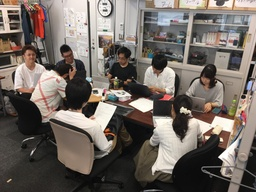
//> input picture image/InICL1280.jpg, 256 x 192 px, shrunk from 1280 x 960 before the run
$ ./sp9-skeleton ../image/InICL1280.jpg out.png   (built with g++ and OpenCV 4)
//> lines starting //> are read from the running program, lines starting //| are printed output that depends on the picture; after the words box and inside, x2 and y2 are one past the last pixel; in counts of white or black regions, pixels touching at a corner belong together
/*
Author              :D.Kuwahara, modified by K.Nakajima
First Created date  :2018/10/31, modified 2018/11/06
Version             :1.1
Contents(Japanese)  :細線化処理を行うプログラム
*/
#include<opencv2/opencv.hpp>
#include<iostream>
using namespace std;

/*データ型を作成*/
typedef vector<vector<uchar>> Filter;   //3*3のフィルタを格納するデータ型

/*関数プロトタイプ*/

//入力されたMatデータにおける，注目画素(x,y)の周囲3*3に存在するフィルタをvectorに入れて返す関数
inline void extractFilter(const int x, const int y, const cv::Mat &src, Filter &dst);

//入力されたフィルタ2種類が同じかどうかを比較する関数
inline bool compareFilter(const Filter &p1, const Filter &p2, const unsigned char wildNumber);

//削除される対象のピクセルであるかを確認する関数
inline bool isdeletePixel(const int x, const int y, const cv::Mat &src,
        const vector<Filter> &deletePattern,const vector<Filter> &undeletePattern);

//並列法を用いて細線化を行う関数
inline void skeleton(const cv::Mat &Image, cv::Mat &dst);

/*関数実装*/
int main(int argc, char* argv[])
{
	if(argc < 3){
        cerr << "引数は3個以上必要です．" << endl << "使用例:" << argv[0] << " input.jpg output.jpg" << endl;
		return -1;
	}
	// 画像の読み込み
	cv::Mat grayimg = cv::imread(argv[1], cv::IMREAD_GRAYSCALE);
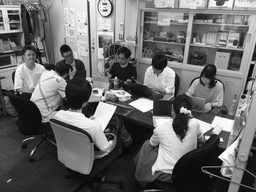
//> grayimg: 192 rows x 256 cols, CV_8UC1; min 0, max 255, mean 106.6
	if( grayimg.empty() ){
		cout << "can't read " << argv[1] << endl;
		return -1;
	}
    /*念のための2値化*/
    cv::Mat binary;
    cv::threshold(grayimg, binary, 128, 255, cv::THRESH_BINARY);
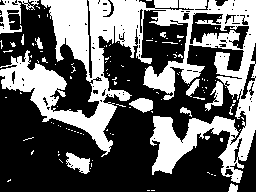
//> binary: 192 rows x 256 cols, CV_8UC1; 39.1% white; 119 white regions (107 under 20 px), largest, box (x1, y1, x2, y2) and area: (0, 0, 256, 183) 17205, (0, 0, 39, 34) 493, (66, 152, 90, 174) 303

    /*画像の細線化*/
    cv::Mat output;
    skeleton(binary, output);

    /*画像の表示*/
    cv::imshow("Input", grayimg);
    cv::imshow("Binary", binary);
    cv::imshow("Skelton", output);
    /*キーが押されるまで待機*/
    cv::waitKey();
    /*作成した細線化画像の保存*/
    cv::imwrite(string(argv[2]), output);
    return 0;
}

/*
入力されたMatデータにおける，注目画素(x,y)の周囲3*3に存在するフィルタをvectorに入れて返す関数
引数    x               :注目画素のx座標
引数    y               :注目画素のy座標
引数    src             :フィルタを取り出すMatデータ
引数    dst             :フィルタを格納する変数(格納順番はy,x)
*/
inline void extractFilter(const int x, const int y, const cv::Mat &src, Filter &dst){
    /*フィルタの取り出し*/
    for(int i=y-1;i<=y+1;i++){
        const unsigned char* p=src.ptr(i);
        for(int j=x-1;j<=x+1;j++){
            dst[i-y+1][j-x+1]=p[j];
        }
    }
}

/*
入力されたフィルタ2種類が同じかどうかを比較する関数
引数    p1              :１つ目の比較するフィルタ
引数    p2              :２つ目の比較するフィルタ
引数    wildNumber      :なんの数字が来ても正しいと判定される数
戻り値                  :p1,p2が同じであればtrue,そうでなければfalseを返す
*/
inline bool compareFilter(const Filter &p1, const Filter &p2, const unsigned char wildNumber){
    /*同じデータか確認*/
    for(int i=0;i<(int)p1.size();i++){
        for(int j=0;j<(int)p1[i].size();j++){
            //ワイルドナンバーでない　かつ　2つのフィルタの値が違う場合には，falseを返す
            if(p1[i][j]!=p2[i][j] && p1[i][j]!=wildNumber && p2[i][j]!=wildNumber) return false;
        }
    }
    return true;
}

/*
削除される対象のピクセルであるかを確認する
引数    x               :注目画素のx座標
引数    y               :注目画素のy座標
引数    src             :変換元の2値(0,255)画像データを格納するMat
引数    deletePattern   :削除対象となるフィルタパターン
引数    undeletePattern :削除対象となったフィルタで，削除しない場合のフィルタパターン
戻り値                  :trueは削除対象，falseは削除対象ではない
*/
inline bool isdeletePixel(const int x, const int y, const cv::Mat &src,
        const vector<Filter> &deletePattern,const vector<Filter> &undeletePattern){
    Filter filter{                //フィルタ格納用変数
        {100,100,100},
        {100,100,100},
        {100,100,100}
    };
    //注目画素からフィルタを抽出
    extractFilter(x,y,src,filter);
    //削除パターンとのマッチング
    bool match_flag=false;
    //削除する場合のフィルタとマッチするか?
    for(int i=0;i<(int)deletePattern.size();i++){
        //ワイルドナンバーを127に設定して削除する場合のフィルタとマッチするかを確認する
       if(compareFilter(filter,deletePattern[i],127)){
           match_flag=true;
       }
    }
    if(!match_flag) return false;
    //例外的に削除しないフィルタに合致していないか
    for(int i=0;i<(int)undeletePattern.size();i++){
        //ワイルドナンバーを127に設定して削除する場合のフィルタとマッチするかを確認する
        if(compareFilter(filter,undeletePattern[i],127)) return false;
    }
    return true;
}

/*
並列法を用いて細線化を行う関数
引数    src             :変換元の2値(0,255)画像データを格納するMat
引数    dst             :変換後の画像データを格納するMat
*/
inline void skeleton(const cv::Mat &src, cv::Mat &dst){
    /*引数の処理*/
    if(src.empty()){
        //引数が空の場合
        cerr << __func__ << ":引数が空です．" << endl;
    }
    /*削除する場合のフィルタを格納した定数を定義 array[Y座標][X座標]でアクセス可能*/
    const vector<Filter> deleteFilter1{
        {
            {127,255,127},
            {127,  0,127},
            {127,127,127}
        },
        {
            {127,127,127},
            {127,  0,255},
            {127,127,127}
        }

    };
    const vector<Filter> deleteFilter2{
        {
            {127,127,127},
            {127,  0,127},
            {127,255,127}
        },
        {
            {127,127,127},
            {255,  0,127},
            {127,127,127}
        }

    };

    /*削除する場合の例外のフィルタを格納した定数を定義 array[Y座標][X座標]でアクセス可能*/
    const vector<Filter> undeleteFilter1{
        {
            {127,255,127},
            {127,  0,  0},
            {127,  0,255}
        },
        {
            {255,  0,127},
            {  0,  0,255},
            {127,127,127}
        },
        {
            {127,127,127},
            {255,  0,255},
            {127,  0,127}
        },
        {
            {127,255,127},
            {  0,  0,127},
            {127,255,127}
        },
        {
            {127,  0,127},
            {255,  0,255},
            {127,127,127}
        },
        {
            {127,255,127},
            {127,  0,  0},
            {127,255,127}
        },
        {
            {127,127,127},
            {255,  0,127},
            {  0,255,127}
        },
        {
            {  0,255,127},
            {255,  0,127},
            {127,127,127}
        },
        {
            {127,255,  0},
            {127,  0,255},
            {127,127,127}
        },
        {
            {127,127,127},
            {127,  0,255},
            {127,255,  0}
        },
        {
            {255,  0,255},
            {  0,  0,  0},
            {255,127,255}
        },
        {
            {255,  0,255},
            {127,  0,  0},
            {255,  0,255}
        },
        {
            {255,127,255},
            {  0,  0,  0},
            {255,  0,255}
        },
        {
            {255,  0,255},
            {  0,  0,127},
            {255,  0,255}
        }
    };
    const vector<Filter> undeleteFilter2{
        {
            {255,  0,127},
            {  0,  0,127},
            {127,255,127}
        },
        {
            {127,127,127},
            {255,  0,  0},
            {127,  0,255}
        },
        {
            {127,127,127},
            {255,  0,255},
            {127,  0,127}
        },
        {
            {127,255,127},
            {  0,  0,127},
            {127,255,127}
        },
        {
            {127,  0,127},
            {255,  0,255},
            {127,127,127}
        },
        {
            {127,255,127},
            {127,  0,  0},
            {127,255,127}
        },
        {
            {127,127,127},
            {255,  0,127},
            {  0,255,127}
        },
        {
            {  0,255,127},
            {255,  0,127},
            {127,127,127}
        },
        {
            {127,255,  0},
            {127,  0,255},
            {127,127,127}
        },
        {
            {127,127,127},
            {127,  0,255},
            {127,255,  0}
        },
        {
            {255,  0,255},
            {  0,  0,  0},
            {255,127,255}
        },
        {
            {255,  0,255},
            {127,  0,  0},
            {255,  0,255}
        },
        {
            {255,127,255},
            {  0,  0,  0},
            {255,  0,255}
        },
        {
            {255,  0,255},
            {  0,  0,127},
            {255,  0,255}
        }
    };
    /*細線化処理*/
    cv::Mat verification;               //検証用画像
    cv::Mat renewal=src.clone();        //更新用画像
    bool end_flag=false;            //細線化処理の終了フラグが格納される変数
    while(!end_flag){
        end_flag=true;
        //更新用画像を検証用画像にコピー
        verification=renewal.clone();
        //上と右から検索する場合
        for(int y=1;y<verification.rows-1;y++){
            for(int x=verification.cols-2;x>=1;x--){
                //注目画素が白の場合には，次の画素へと移動する
                if( (verification.ptr(y))[x] != 0 ) continue;
                //削除条件してよい画素か確認
                if(isdeletePixel(x,y,verification,deleteFilter1,undeleteFilter1)){
                    //注目画素を白画素に変換
                    (renewal.ptr(y))[x] = 255;
                    //1つ以上の画素が変更されたので終了しない
                    end_flag=false;
                }
            }
        }
        //上と右からの探査で変更箇所が存在しない場合には，処理を終了
        if(end_flag) break;
        end_flag=true;
        //更新用画像を検証用画像にコピー
        verification=renewal.clone();
        //左と下から検索する場合
        for(int y=verification.rows-2;y>=1;y--){
            for(int x=1;x<verification.cols-1;x++){
                //注目画素が白の場合には，次の画素へと移動する
                if( (verification.ptr(y))[x] != 0 ) continue;
                //削除条件してよい画素か確認
                if(isdeletePixel(x,y,verification,deleteFilter2,undeleteFilter2)){
                    //注目画素を白画素に変換
                    (renewal.ptr(y))[x] = 255;
                    //1つ以上の画素が変更されたので終了しない
                    end_flag=false;
                }
            }
        }
    }
//> this loop made 35 passes
//> end_flag on passes 1 to 12: false, false, false, false, false, false, false, false, false, false, false, false
//> pass 1, in skeleton, `verification=renewal.clone();`:
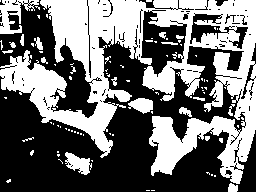
//> verification: 192 rows x 256 cols, CV_8UC1; 44% white; 88 white regions (68 under 20 px), largest, box (x1, y1, x2, y2) and area: (0, 0, 256, 184) 19455, (0, 0, 39, 34) 602, (65, 152, 92, 175) 348
//> pass 2, in skeleton, `verification=renewal.clone();`:
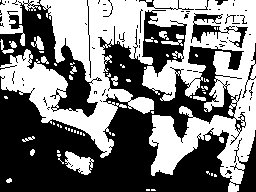
//> verification: 192 rows x 256 cols, CV_8UC1; 47.8% white; 56 white regions (39 under 20 px), largest, box (x1, y1, x2, y2) and area: (0, 0, 256, 192) 22153, (65, 151, 94, 175) 398, (31, 36, 44, 50) 97
//> pass 2, in skeleton, `verification=renewal.clone();`:
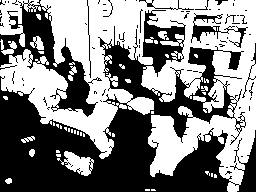
//> verification: 192 rows x 256 cols, CV_8UC1; 51.3% white; 66 black regions (54 under 20 px), largest, box (x1, y1, x2, y2) and area: (0, 10, 256, 192) 19502, (0, 0, 102, 117) 3286, (191, 13, 248, 48) 469
//> pass 3, in skeleton, `verification=renewal.clone();`:
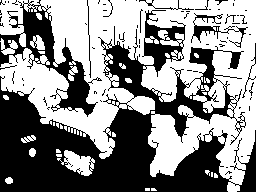
//> verification: 192 rows x 256 cols, CV_8UC1; 54.2% white; 66 black regions (54 under 20 px), largest, box (x1, y1, x2, y2) and area: (0, 10, 256, 192) 18512, (0, 0, 102, 117) 2956, (191, 13, 248, 48) 393
//> after the loop:
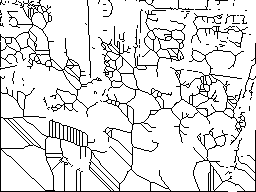
//> verification: 192 rows x 256 cols, CV_8UC1; 88.2% white; black in thin lines or dots
//> after the loop, end_flag = true
    /*出力用のMatに細線化済みのMatを代入*/
    dst=verification.clone();
}

$ run again, on image/block1.jpg
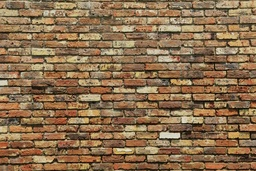
//> input picture image/block1.jpg, 256 x 171 px, shrunk from 640 x 427 before the run
//> `cv::threshold(grayimg, binary, 128, 255, cv::THRESH_BINARY);`:
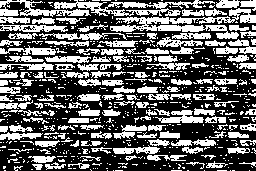
//> binary: 171 rows x 256 cols, CV_8UC1; 39.8% white; 662 white regions (519 under 20 px), largest, box (x1, y1, x2, y2) and area: (110, 8, 256, 39) 1498, (54, 0, 215, 16) 1023, (0, 0, 91, 17) 588
//> the loop in skeleton, `while(!end_flag)` made 7 passes
//> end_flag on passes 1 to 7: false, false, false, false, false, false, true
//> after the loop in skeleton, `while(!end_flag)`:
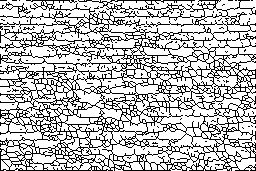
//> verification: 171 rows x 256 cols, CV_8UC1; 73% white; black in thin lines or dots
//> after the loop in skeleton, `while(!end_flag)`: end_flag = true

$ run again, on image/block2.jpg
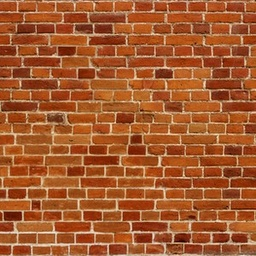
//> input picture image/block2.jpg, 256 x 256 px, shrunk from 300 x 300 before the run
//> `cv::threshold(grayimg, binary, 128, 255, cv::THRESH_BINARY);`:
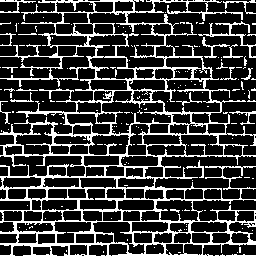
//> binary: 256 rows x 256 cols, CV_8UC1; 22.1% white in thin lines or dots
//> the loop in skeleton, `while(!end_flag)` made 6 passes
//> end_flag on passes 1 to 6: false, false, false, false, false, true
//> after the loop in skeleton, `while(!end_flag)`:
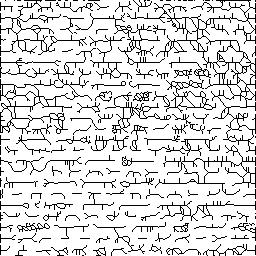
//> verification: 256 rows x 256 cols, CV_8UC1; 85.1% white; black in thin lines or dots
//> after the loop in skeleton, `while(!end_flag)`: end_flag = true

$ run again, on image/bottleOnTable.jpg
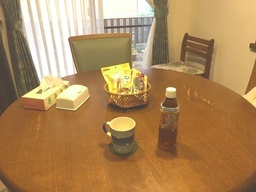
//> input picture image/bottleOnTable.jpg, 256 x 192 px, shrunk from 640 x 480 before the run
//> binary: 192 rows x 256 cols, CV_8UC1; 42.5% white; 135 white regions (120 under 20 px), largest, box (x1, y1, x2, y2) and area: (18, 0, 256, 135) 16721, (115, 153, 206, 192) 1797, (72, 38, 129, 55) 656
//> the loop in skeleton, `while(!end_flag)` made 62 passes
//> end_flag on passes 1 to 8: false, false, false, false, false, false, false, false
//> after the loop in skeleton, `while(!end_flag)`:
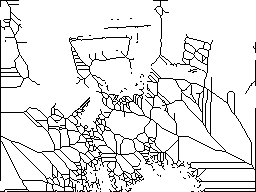
//> verification: 192 rows x 256 cols, CV_8UC1; 89.8% white; black in thin lines or dots
//> after the loop in skeleton, `while(!end_flag)`: end_flag = true
